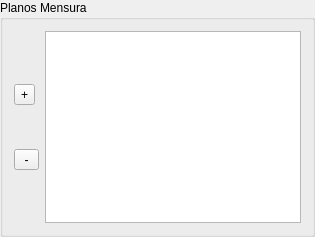
        <widget class="QGroupBox" name="groupBox_2">
         <property name="enabled">
          <bool>true</bool>
         </property>
         <property name="sizePolicy">
          <sizepolicy hsizetype="Ignored" vsizetype="Preferred">
           <horstretch>0</horstretch>
           <verstretch>0</verstretch>
          </sizepolicy>
         </property>
         <property name="sizeIncrement">
          <size>
           <width>9</width>
           <height>7</height>
          </size>
         </property>
         <property name="baseSize">
          <size>
           <width>304</width>
           <height>100</height>
          </size>
         </property>
         <property name="title">
          <string>Planos Mensura</string>
         </property>
         <property name="flat">
          <bool>false</bool>
         </property>
         <property name="checkable">
          <bool>false</bool>
         </property>
         <layout class="QGridLayout" name="gridLayout">
          <item row="0" column="0">
           <widget class="QWidget" name="widget" native="true">
            <layout class="QVBoxLayout" name="verticalLayout">
             <property name="spacing">
              <number>0</number>
             </property>
             <property name="leftMargin">
              <number>0</number>
             </property>
             <property name="rightMargin">
              <number>0</number>
             </property>
             <item>
              <widget class="QToolButton" name="pmAdd">
               <property name="toolTip">
                <string>Agregar Plano de Mensura</string>
               </property>
               <property name="text">
                <string>+</string>
               </property>
              </widget>
             </item>
             <item>
              <widget class="QToolButton" name="pmDel">
               <property name="enabled">
                <bool>true</bool>
               </property>
               <property name="toolTip">
                <string>Eliminar Seleccionado</string>
               </property>
               <property name="text">
                <string> - </string>
               </property>
               <property name="autoRaise">
                <bool>false</bool>
               </property>
               <property name="arrowType">
                <enum>Qt::NoArrow</enum>
               </property>
              </widget>
             </item>
            </layout>
           </widget>
          </item>
          <item row="0" column="1">
           <widget class="QListWidget" name="pm"/>
          </item>
         </layout>
        </widget>
